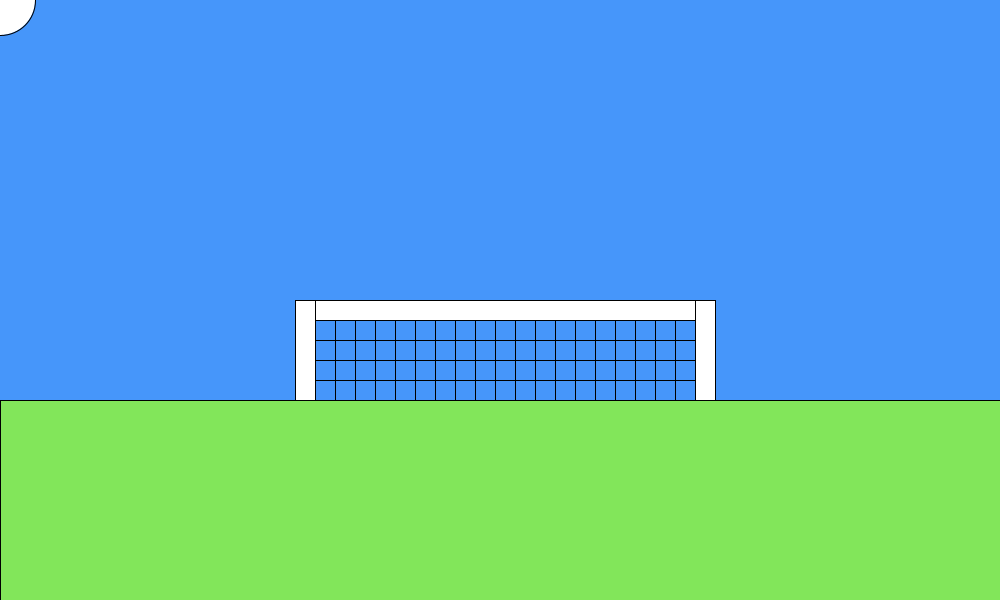
Frame 1 (no input)
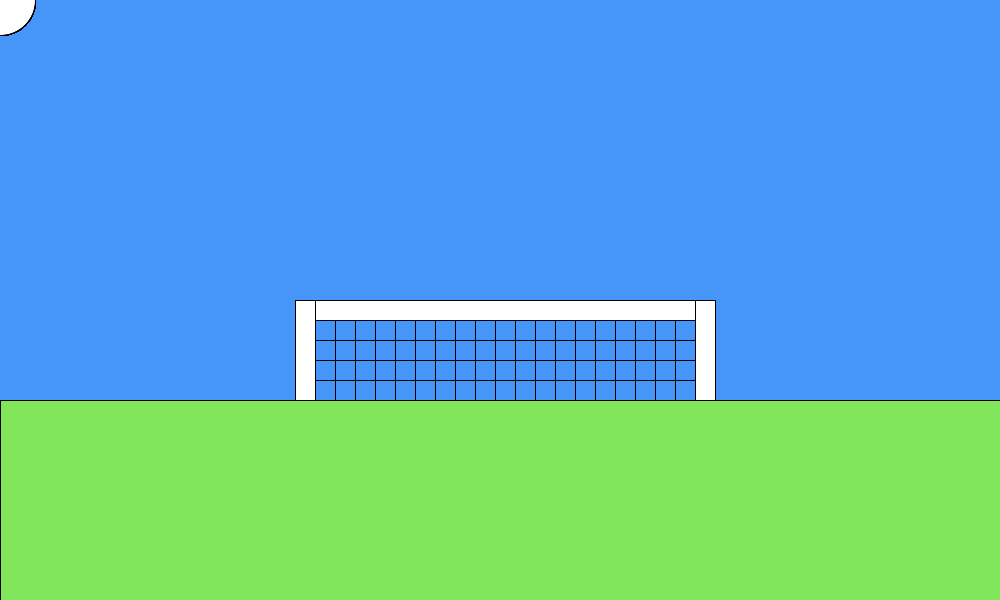
Frame 60 (the mouse pressed at the canvas centre just before this capture)
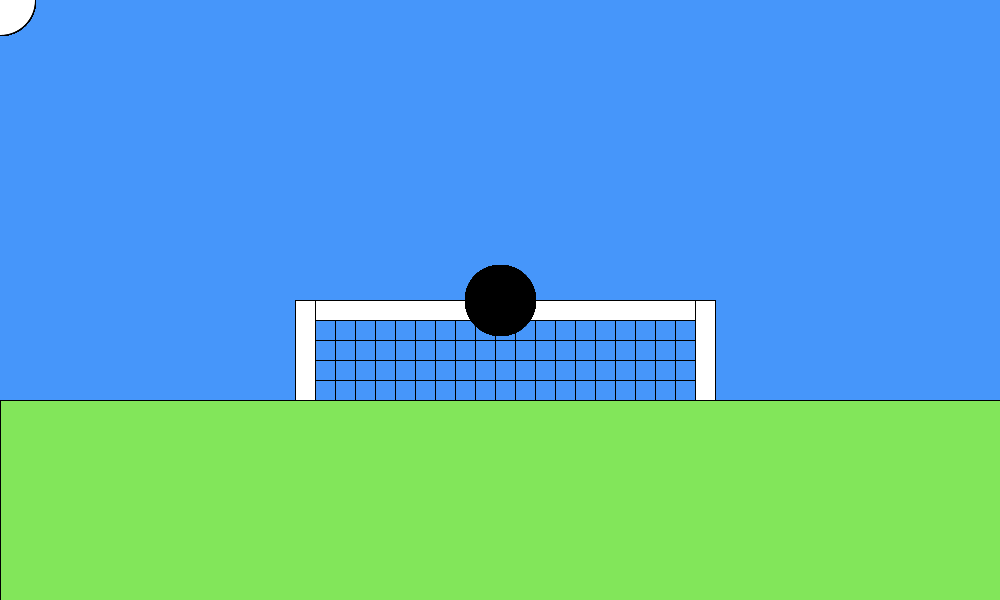
Frame 120 (the mouse held since frame 60 and released just before this capture)

The Processing sketch that drew these frames (run headless with seeded random() and noise(); from frame 60 on, the mouse is pressed at the canvas centre):

// Processing sketch: processing_155910
// ── processing_155910.pde

void setup(){
size(1000,600);
background(70,150,250);
fill(130,230,90);
rect(0,400,1000,300);
fill(255,255,255);
rect(300,300,400,20);
rect(295,300,20,100);
rect(695,300,20,100);
line(315,380,695,380);
line(315,360,695,360);
line(315,340,695,340);
line(335,320,335,400);
line(355,320,355,400);
line(375,320,375,400);
line(395,320,395,400);
line(415,320,415,400);
line(435,320,435,400);
line(455,320,455,400);
line(475,320,475,400);
line(495,320,495,400);
line(515,320,515,400);
line(535,320,535,400);
line(555,320,555,400);
line(575,320,575,400);
line(595,320,595,400);
line(615,320,615,400);
line(635,320,635,400);
line(655,320,655,400);
line(675,320,675,400);
}

void draw(){
if(mousePressed){
fill(0);
}else{
fill(255);
}
ellipse(mouseX,mouseY,70,70);
}
